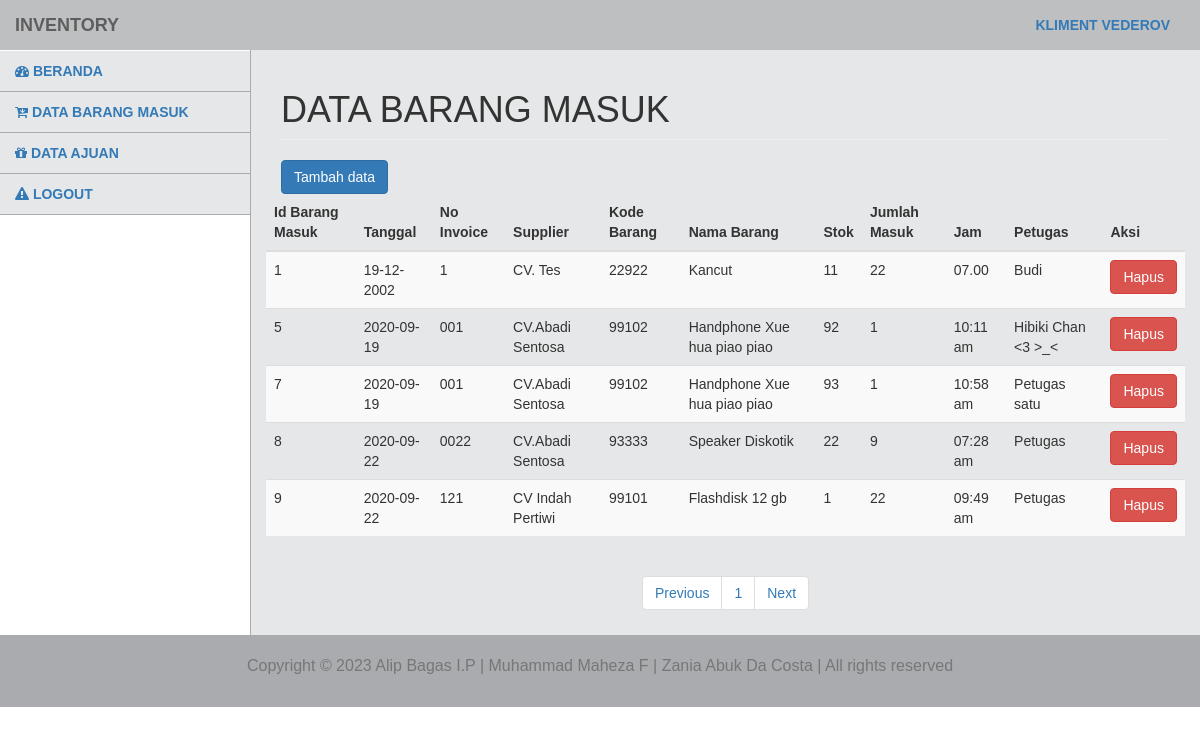
/petugas/index.php?m=barangMasuk&s=awal (signed in), run on the app's committed database.
### tables this page shows
CREATE TABLE `tb_petugas` (
  `id_petugas` int(11) NOT NULL,
  `username` varchar(255) NOT NULL,
  `password` varchar(255) NOT NULL,
  `nama` varchar(255) NOT NULL,
  `telepon` varchar(255) NOT NULL
);

CREATE TABLE `tb_barang_in` (
  `id_brg_in` int(11) NOT NULL,
  `tanggal` varchar(255) NOT NULL,
  `noinv` varchar(11) NOT NULL,
  `supplier` varchar(255) NOT NULL,
  `kode_brg` varchar(11) NOT NULL,
  `nama_brg` varchar(255) NOT NULL,
  `stok` int(11) NOT NULL,
  `jml_masuk` int(11) NOT NULL,
  `jam` varchar(255) NOT NULL,
  `petugas` varchar(255) NOT NULL
);

### petugas/modul/barangmasuk/paging.php (the view, shortened to what this page needs)
<head>
</head>
<?php
include '../koneksi.php';
$batas = 5;
$halaman = isset($_GET['halaman']) ? (int)$_GET['halaman'] : 1;
$halaman_awal = ($halaman>1) ? ($halaman * $batas) - $batas : 0;
$data = mysqli_query($koneksi, "SELECT * FROM tb_barang_in");
$jumlah_data = mysqli_num_rows($data);
$total_halaman = ceil($jumlah_data / $batas);
$data_brg_in = mysqli_query($koneksi, "SELECT * FROM tb_barang_in LIMIT $halaman_awal, $batas");
while ($row=mysqli_fetch_array($data_brg_in)) {
?>
<tr>
    <td><?php echo $row['id_brg_in']; ?></td>
    <td><?php echo $row['tanggal']; ?></td>
    <td><?php echo $row['noinv']; ?></td>
    <td><?php echo $row['supplier']; ?></td>
    <td><?php echo $row['kode_brg']; ?></td>
    <td><?php echo $row['nama_brg']; ?></td>
    <td><?php echo $row['stok']; ?></td>
    <td><?php echo $row['jml_masuk']; ?></td>
    <td><?php echo $row['jam']; ?></td>
    <td><?php echo $row['petugas']; ?></td>
    <td><a href="index.php?m=barangMasuk&s=hapus&id_brg_in=<?php echo $row['id_brg_in'];?>" onclick="return confirm('Yakin Akan dihapus?')"><button class="btn btn-danger">Hapus</button></a></td>
</tr>
<?php
}
?>

### petugas/modul/barangmasuk/title.php (shortened to what this page needs)
<!DOCTYPE html>
<html>
    <head>
        <link href="../vendor/css/bootstrap/bootstrap.min.css" rel="stylesheet">
        <link href="../vendor/css/bootstrap/bootstrap.css" rel="stylesheet">
        <link href="../vendor/font-awesome/css/font-awesome.min.css" rel="stylesheet" type="text/css">
        <link href="../css/tampilanadmin.css" rel="stylesheet">
    </head>
    <body>
        <div id="wrapper">
            <nav class="navbar navbar-default navbar-static-top" role="navigation" style="margin-bottom: 0">
            <div class="navbar-header">
                <a class="navbar-brand">Inventory</a>
            </div>
            <?php
            $id = $_SESSION['idinv2'];
            include '../koneksi.php';
            $sql = "SELECT * FROM tb_petugas WHERE id_petugas = '$id'";
            $query = mysqli_query($koneksi, $sql);
            $r = mysqli_fetch_array($query);
            ?>
            <ul class="nav navbar-top-links navbar-right">
                <li class="dropdown">
                    <a class="dropdown-toggle" data-toggle="dropdown" href="#">
                        </i> <?php echo $r['nama']; ?>
                    </a>
                </li>
            </ul>
            <div class="navbar-default sidebar" role="navigation">
                <div class="sidebar-nav navbar-collapse">
                    <ul class="nav" id="side-menu">
                        <li>
                            <a href="?m=awal.php">
                                <i class="fa fa-dashboard"></i> Beranda
                            </a>
                        </li>
                        <li>
                            <a href="?m=barangMasuk&s=awal">
                                <i class="fa fa-cart-arrow-down"></i> Data Barang Masuk
                            </a>
                        </li>
                        <li>
                            <a href="?m=ajuan&s=awal">
                                <i class="fa fa-gift"></i> Data Ajuan
                            </a>
                        </li>
                        <li>
                            <a href="logout.php" onclick="return confirm('yakin ingin logout?');">
                                <i class="fa fa-warning"></i> Logout
                            </a>
                        </li>
                    </ul>
                </div>
            </div>
            </nav>
            <div id="page-wrapper">
                <div class="row">
                    <div class="col-lg-12">
                        <h1 class="page-header">Data Barang Masuk</h1>
                    </div>
                </div>
                <button type="button" class="btn btn-primary" data-toggle="modal" data-target="#exampleModalCenter">
                    Tambah data
                </button>
                                        <?php
                                        include ("../koneksi.php");
                                        ?>
                <div class="row">
                    <div class="table-responsive table--no-card m-b-30">
                        <table class="table table-borderless table-striped table-earning">
                            <thead>
                                <tr>
                                    <th>Id Barang Masuk</th>
                                    <th>Tanggal</th>
                                    <th>No Invoice</th>
                                    <th>Supplier</th>
                                    <th>Kode Barang</th>
                                    <th>Nama Barang</th>
                                    <th>Stok</th>
                                    <th>Jumlah Masuk</th>
                                    <th>Jam</th>
                                    <th>Petugas</th>
                                    <th>Aksi</th>
                                </tr>
                            </thead>
                            <tbody>
                                <?php
                                include 'paging.php';
                                ?>
                            </tbody>
                        </table>
                        <center>
                            <ul class="pagination justify-content-center">
                                <li class="page-item">
                                    <a class="page-link" <?php if($halaman > 1){ echo "href='?m=barangMasuk&s=awal&halaman=$previous'"; } ?>>Previous</a>
                                </li>
                                <?php
                                for($x=1;$x<=$total_halaman;$x++){
                                ?>
                                <li class="page-item"><a class="page-link" href="?m=barangMasuk&s=awal&halaman=<?php echo $x ?>"><?php echo $x; ?></a></li>
                                <?php
                                }
                                ?>
                                <li class="page-item">
                                    <a  class="page-link" <?php if($halaman < $total_halaman) { echo "href='?m=barangMasuk&s=awal&halaman=$next'"; } ?>>Next</a>
                                </li>
                            </ul>
                        </center>
                    </div>
                </div>
            </div>
        </div>
        <footer class="text-center">
            <div class="footer-below">
                <div class="container">
                    <div class="row">
                        <div class="col-lg-12">
                            <p class="text-muted" style="font-size: 16px;">Copyright &copy; <script>document.write(new Date().getFullYear());</script> Alip Bagas I.P | Muhammad Maheza F | Zania Abuk Da Costa | All rights reserved</p>
                        </div>
                    </div>
                </div>
            </div>
        </footer>
    </body>
</html>

### css/tampilanadmin.css (style rules this page uses)
body { font-family: Arial, sans-serif; }
p { font-size: 15px; }
h1 { text-transform: uppercase; font-weight: 500; }
#wrapper { width: 100%; }
#page-wrapper { padding: 0 15px; min-height: 568px; background-color: #E6E7E8; }
@media (min-width: 768px) { #page-wrapper { position: inherit; margin: 0 0 0 250px; padding: 0 30px; border-left: 1px solid #A9ABAE; } }
.navbar { background-color: #BDBFC1; font-weight: 700; font-family: arial; text-transform: uppercase; border: none; }
.navbar-top-links { margin-right: 0; }
.navbar-top-links li { display: inline-block; }
.navbar-top-links li:last-child { margin-right: 15px; }
.navbar-top-links li a { padding: 15px; min-height: 50px; }
.sidebar { background-color: #E6E7E8; }
.sidebar .sidebar-nav.navbar-collapse { padding-left: 0; padding-right: 0; }
.sidebar ul li { border-bottom: 1px solid #A9ABAE; }
@media (min-width: 768px) { .sidebar { z-index: 1; position: absolute; width: 250px; margin-top: 51px; } }
@media (min-width: 768px) { .navbar-top-links { margin-left: auto; } }
footer { color: black; font-size: 15px; }
footer .footer-below { padding: 20px 0; background-color: #A9ABAE; }

### data on the page
tb_petugas: nama "KLIMENT VEDEROV"
tb_barang_in: id_brg_in "1", tanggal "19-12-2002", noinv "1", supplier "CV. Tes", kode_brg "22922", nama_brg "Kancut", stok "11", jml_masuk "22", jam "07.00", petugas "Budi"
tb_barang_in: id_brg_in "5", tanggal "2020-09-19", noinv "001", supplier "CV.Abadi Sentosa", kode_brg "99102", nama_brg "Handphone Xue hua piao piao", stok "92", jml_masuk "1", jam "10:11 am", petugas "Hibiki Chan <3 >_<"
tb_barang_in: id_brg_in "7", tanggal "2020-09-19", noinv "001", supplier "CV.Abadi Sentosa", kode_brg "99102", nama_brg "Handphone Xue hua piao piao", stok "93", jml_masuk "1", jam "10:58 am", petugas "Petugas satu"
tb_barang_in: id_brg_in "8", tanggal "2020-09-22", noinv "0022", supplier "CV.Abadi Sentosa", kode_brg "93333", nama_brg "Speaker Diskotik", stok "22", jml_masuk "9", jam "07:28 am", petugas "Petugas"
tb_barang_in: id_brg_in "9", tanggal "2020-09-22", noinv "121", supplier "CV Indah Pertiwi", kode_brg "99101", nama_brg "Flashdisk 12 gb", stok "1", jml_masuk "22", jam "09:49 am", petugas "Petugas"
